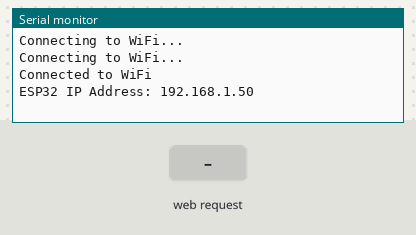
Recording of a sketch running on a simulated ESP32. On the bench: the last lines printed to the serial monitor. The inputs (shaded band) are chosen by the test bench. WiFi joins after 1.5 s; servers stay silent unless stated; USB keyboard and mouse output is not drawn.

Above: at 3.2 s.
3.3 s: HTTP request GET /pressXtwice received
At 4.0 s:
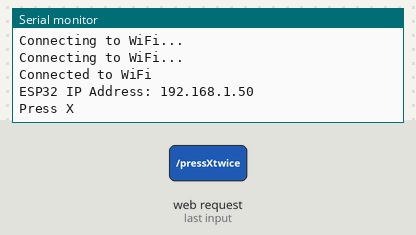
4.8 s: HTTP request GET /pressB received
At 5.2 s:
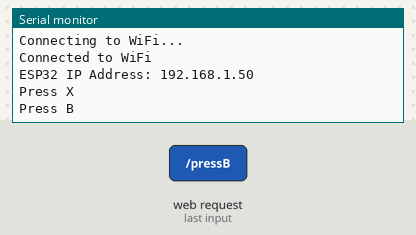
6.3 s: HTTP request GET /sendLightAndBack received
At 7.5 s:
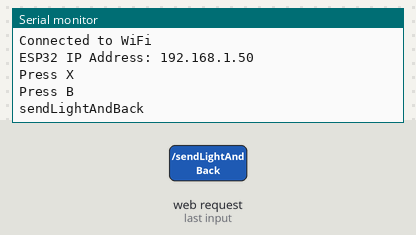

The sketch:

SkyAutoLighting.ino
```cpp
#include <WiFi.h>
#include <AsyncTCP.h>
#include <ESPAsyncWebServer.h>
#include <BleGamepad.h>

const char* ssid = "Xiaomi 14 Pro";
const char* password = "TainakaRitsu23333";

AsyncWebServer server(80);
BleGamepad bleGamepad("SkyAutoLighting By LED", "Espressif", 100);

void setup() {
  Serial.begin(115200);

  // Connect to Wi-Fi
  WiFi.begin(ssid, password);
  while (WiFi.status() != WL_CONNECTED) {
    delay(1000);
    Serial.println("Connecting to WiFi...");
  }
  Serial.println("Connected to WiFi");

  Serial.print("ESP32 IP Address: ");
  Serial.println(WiFi.localIP());

  // Start BLE Gamepad
  bleGamepad.begin();

  // Define the route for /pressY
  server.on("/pressXtwice", HTTP_GET, [](AsyncWebServerRequest *request){
    if (bleGamepad.isConnected()) {
      Serial.println("Press X");
      bleGamepad.press(BUTTON_4);
      delay(20);
      bleGamepad.release(BUTTON_4);
      delay(20);
      bleGamepad.press(BUTTON_4);
      delay(20);
      bleGamepad.release(BUTTON_4);
    }
    request->send(200, "text/plain", "X Button Pressed");
  });

  // Define the route for /pressB
  server.on("/pressB", HTTP_GET, [](AsyncWebServerRequest *request){
    if (bleGamepad.isConnected()) {
      Serial.println("Press B");
      bleGamepad.press(BUTTON_2);
      delay(20);
      bleGamepad.release(BUTTON_2);
    }
    request->send(200, "text/plain", "B Button Pressed");
  });

  server.on("/sendLightAndBack", HTTP_GET, [](AsyncWebServerRequest *request){
    if (bleGamepad.isConnected()) {
      Serial.println("sendLightAndBack");
      bleGamepad.press(BUTTON_4);
      delay(30);
      bleGamepad.release(BUTTON_4);
      delay(200);
      bleGamepad.press(BUTTON_4);
      delay(30);
      bleGamepad.release(BUTTON_4);
      delay(400);
      bleGamepad.press(BUTTON_2);
      delay(30);
      bleGamepad.release(BUTTON_2);
    }
    request->send(200, "text/plain", "sendLightAndBack");
  });

  // Start server
  server.begin();
}

void loop() {
  // Nothing to do here
}
```

Measured:
- after the input at 3.3 s, the serial monitor: prints a new line at once (image 1)
- after the input at 4.8 s, the serial monitor: prints a new line at once (image 2)
- after the input at 6.3 s, the serial monitor: prints a new line at once (image 3)
